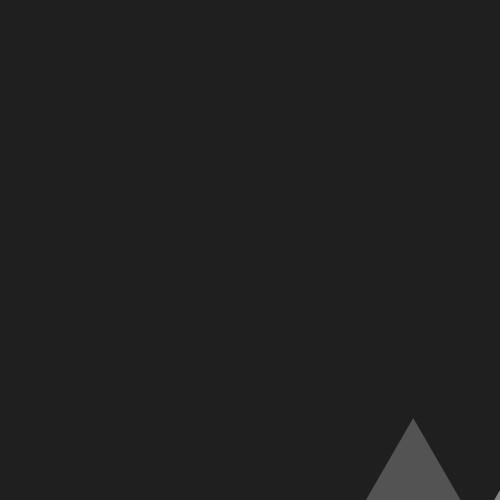
%> input picture imageStiching/segment_1.jpg, 500 x 500 px
$ octave --eval "demo;"   (GNU Octave 9; MATLAB toolbox functions it lacks are replaced by stand-ins)
%> lines starting %> are read from the running program, lines starting %| are printed output that depends on the picture
%> in demo, I1 is the input picture: size 500x500 uint8; min 13, max 142, mean 31.8
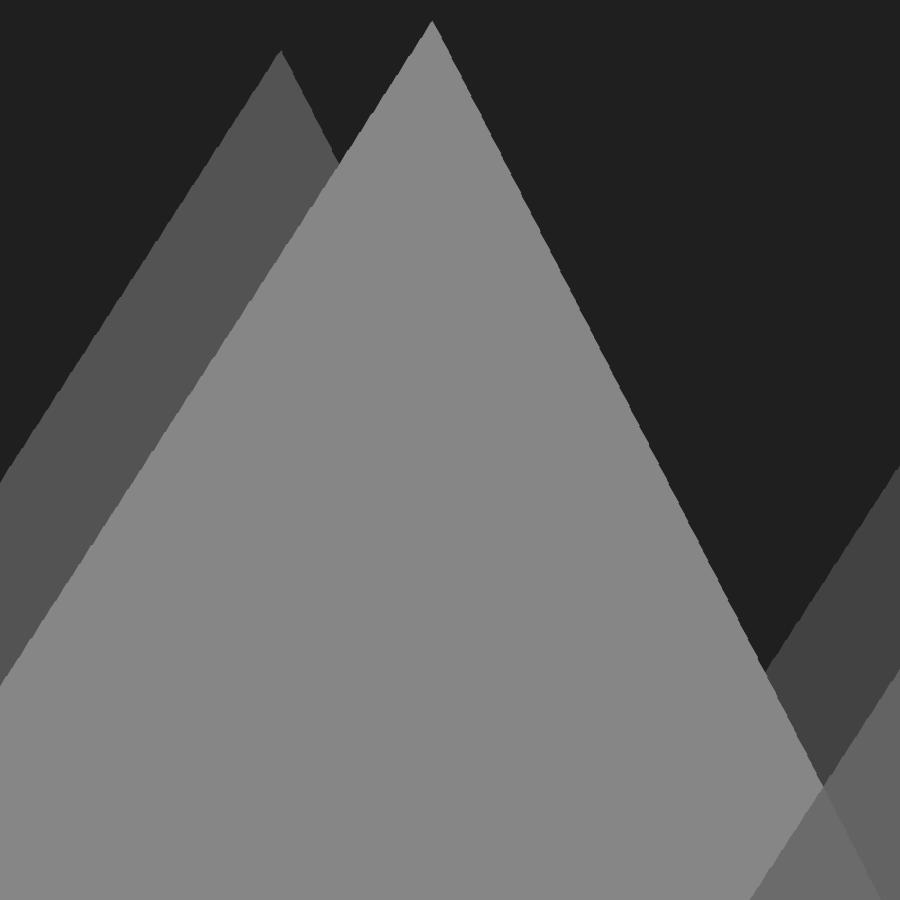
%> input picture imageStiching/segment_2.jpg, 900 x 900 px
%> in demo, I2 is the input picture: size 900x900 uint8; min 10, max 156, mean 91.7
### imageStiching/myDetectHarrisFeatures.m
%Harris Corner Detector
%corners = myDetectHarrisFeatures( I )
%I : MxN grayscale image,double values [0,1]
%corners : Kx2 , every row is the coordinates of a corner
%extracted using Harris Corner Detector
function corners = myDetectHarrisFeatures( I )

I=double(I)/256;%metatroph ths eikonas


[ M , N ]=size( I );
%> M = 500; N = 500

mask=fspecial('prewitt');
dx1=filter2(mask, I ,'same');%orizontia paragwgos
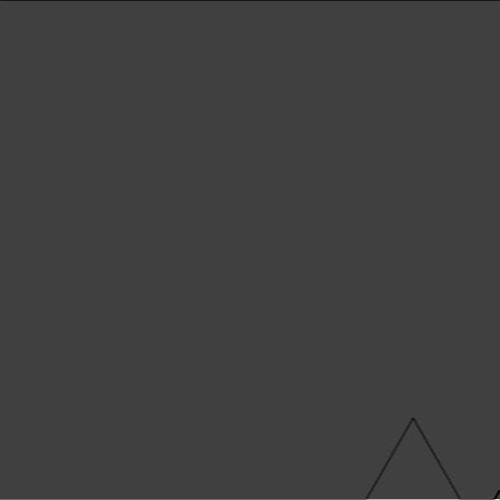
%> dx1: size 500x500 double; min -0.547, max 1.6, mean -0.000254; drawn with min black and max white
dx2=filter2(mask', I ,'same');%katheth
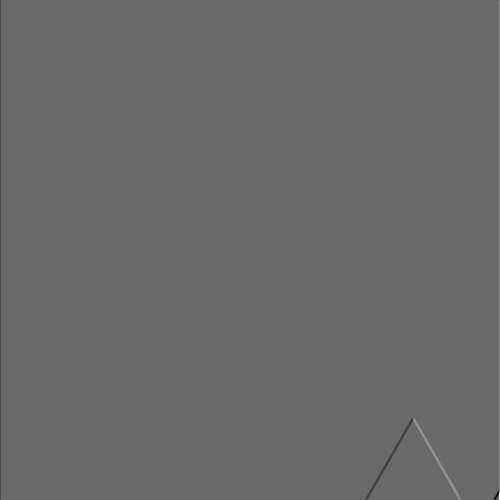
%> dx2: size 500x500 double; min -1.12, max 1.6, mean -4.14e-05; drawn with min black and max white
I11=dx1.*dx1;
I12=dx1.*dx2;
I22=dx2.*dx2;


%gaussian filter
s=1;
Nu=3;
w=fspecial('gaussian',Nu,s);%wighted matrix
%%%%%%%%%%%%%%
k=.06;
%thr=0.00001;%%%%%set1
thr=0.01;%%%%set2 .01

%summations
A=conv2(I11,w,'same');
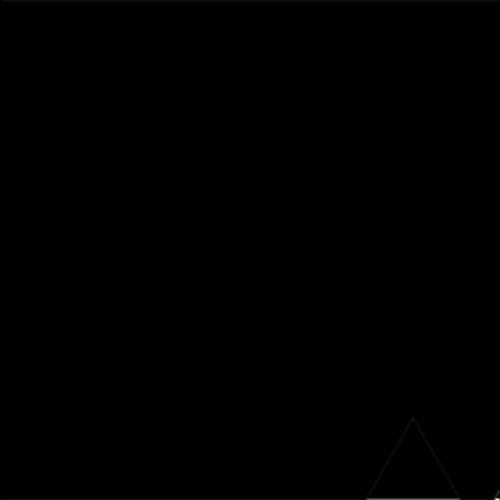
%> A: size 500x500 double; min 0, max 1.12, mean 0.00074; drawn with min black and max white
B=conv2(I12,w,'same');
C=conv2(I22,w,'same');

A=A(11:end-11,11:end-11);
%> A: size 479x479 double
B=B(11:end-11,11:end-11);
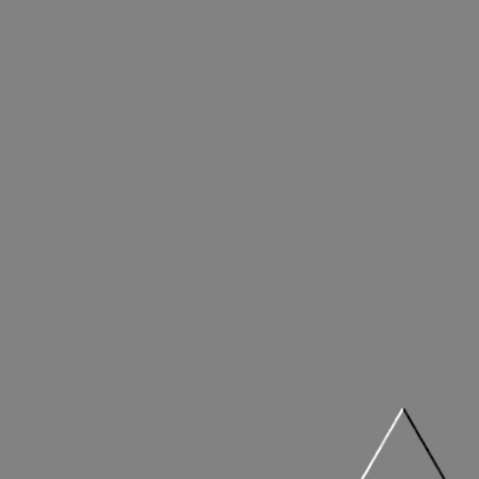
%> B: size 479x479 double; min -0.1, max 0.0963, mean -5.74e-07; drawn with min black and max white
C=C(11:end-11,11:end-11);
%> C: size 479x479 double
% [11 lines of commented-out code are left out]

T=A+C;
D=A.*C - B.*B;
R=D-k*T.*T;

[i,j]=find(R>thr);
%> i = []; j = []
cornersR=[i+11 j+11 R(find(R>thr))];%+11 logw twn akrianwn
%> cornersR = []


corners=[];
%edw lunoume to provlhma thn emfaniseis pollwn suntetagmenwn
%poy praktika antistoixoun se 1 gwnia
%1)vriskoume oles tis poy einai konta se mia gwnia (au8ereto)
%se kapoia apostash
%2)vriskoume poio apo ayta exei ton megalutero suntelesth gwniothtas
%kai ton kratame
%3)diagrafoyme oles tis gwnies se ekeinh thn geitonia
%4)epanalambanoyme mexri na teleiwsoun oi gwnies

while ~isempty(cornersR)%%%
    %o pinakas cornersR periexei oles tis gwnies,akoma kai  aytes poy einai
    %konta

    %vriskoyme oles tis gwnies poy vriskontai konta se kapoia gwnia
    id=rangesearch(cornersR(:,1:2),cornersR(1,1:2),15,'Distance','euclidean');
    id=id{1};
    %anazhtoyme thn gwnia me to  megalutero metro gwniothtas kai thn
    %kratame
    i=find(cornersR(id,3)==max(cornersR(id,3)),1);
    corners=[corners ; cornersR(id(i),1:2)];
    %adeiazoyme ton pikana cornersR
    cornersR(id,:)=[];
end
%> this loop made 0 passes


if isempty(corners)
    return
end

% [7 lines of commented-out code are left out]


end

### imageStiching/extractSurfFeatures.m
%U-SURF descritor
function features = extractSurfFeatures(I,intPoints)
I=double(I)/256;%uni8 to double [0,1]
%I=padarray(I,[11 11]);

%intPoints=intPoints + 11*ones(size(intPoints));

features=zeros(length(intPoints),64);

haar=[-1 -1 ;1 1];

Gs=mat2cell(fspecial('gaussian',20,1),[5 5 5 5],[5 5 5 5]);

%ksekiname na ergazomaste gia kathe
%shmeio endiaferontos

for i=1:length(intPoints)

    splitted=I(intPoints(i,1)-9:intPoints(i,1)+10,...
        intPoints(i,2)-9:intPoints(i,2)+10);%20x20 box gurw apo to int p
    subs=mat2cell(splitted,[5 5 5 5],[5 5 5 5]);%16 5z5 boxes

    for j=1:16%5x5
        temp=subs{j};
        tempindex=4*j-3;

        dx=conv2(temp,haar,'same');
        dy=conv2(temp,haar','same');

        %dx=dx.*Gs{j};
        %dy=dy.*Gs{j};


        a=sum(sum(dx));
        b=sum(sum(dy));
        c=sum(sum(abs(dx)));
        d=sum(sum(abs(dy)));

        features(i,tempindex:tempindex+3)=[a b c d];
    end

end


end

### imageStiching/possiblePairs.m
%
function R = possiblePairs( features1 , features2 )
%thr=.1;%%set1
%thr=1;%%set2


R=[];

for i=1:size(features1,1)
    thr=immse(features1(i,:),features2(1,:));
    min=[];
    for j=1:size(features2,1)
        if immse(features1(i,:),features2(j,:))<thr
            min=[i j];
            thr=immse(features1(i,:),features2(j,:));
        end
    end
    R=[R;min];
end


end

### imageStiching/demo.m
function demo

cd('./set_2');
I1=imread('segment_1.JPG');
I1=rgb2gray(I1);

I2=imread('segment_2.JPG');
I2=rgb2gray(I2);
cd('..');
tic

c1=myDetectHarrisFeatures(I1);
%> c1 = []
c2=myDetectHarrisFeatures(I2);
%> in myDetectHarrisFeatures (call 2), `I12=dx1.*dx2;`:
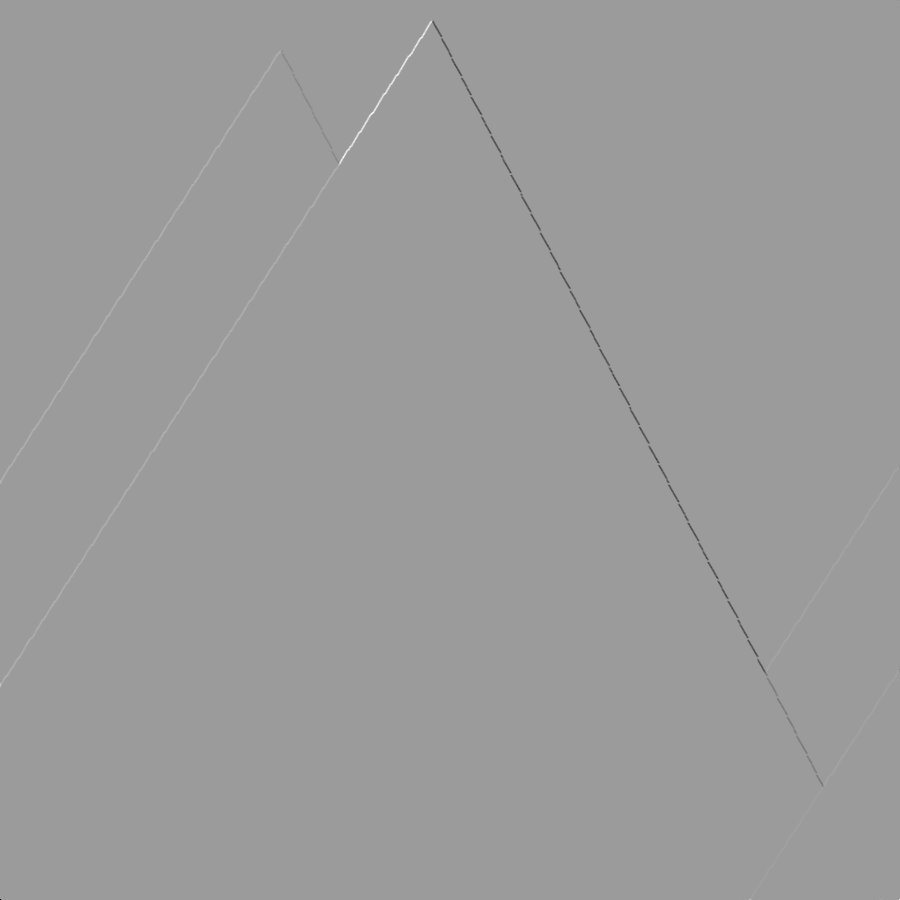
%> I12: size 900x900 double; min -1.1, max 0.7, mean -0.000251; drawn with min black and max white
%> in myDetectHarrisFeatures (call 2), `[i,j]=find(R>thr);`: i = [153; 154; 152; 153; 12; 13; 14; 11; 12; 13; 14]; j = [329; 329; 330; 330; 422; 422; 422; 423; 423; 423; 423]
%> in myDetectHarrisFeatures (call 2), `cornersR=[i+11 j+11 R(find(R>thr))];`: cornersR = [164 340 0.0176; 165 340 0.0129; 163 341 0.0164; 164 341 0.025; 23 433 0.024; 24 433 0.0399; 25 433 0.0166; 22 434 0.0169; 23 434 0.0728; 24 434 0.0864; 25 434 0.0276]
%> the loop in myDetectHarrisFeatures (call 2), `while ~isempty(cornersR)` made 2 passes
%> (id, i, corners) on passes 1 to 2: ([1 2 4 3], 3, [164 341]), ([1 2 5 4 6 3 7], 5, [164 341; 24 434])
%> c2 = [164 341; 24 434]

f1=extractSurfFeatures(I1,c1);
%> f1 = []
f2=extractSurfFeatures(I2,c2);
%> the loop in extractSurfFeatures (call 2), `for i=1:length(intPoints)` made 2 passes
%> pass 2, in extractSurfFeatures (call 2), `splitted=I(intPoints(i,1)-9:intPoints(i,1)+10, intPoints(i,2)-9:intPoi..`:
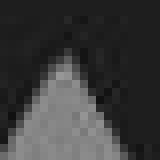
%> splitted: size 20x20 double (shown 8 times larger); min 0.0664, max 0.594, mean 0.233
%> after the loop in extractSurfFeatures (call 2), `for i=1:length(intPoints)`: features = 64 columns, first 8: [2.01 2.91 3.84 3.16 2.93 2.92 2.95 2.95; 1.09 1.09 1.24 1.18 1.16 1.13 1.31 1.31]
%> f2 has the same summary as features in extractSurfFeatures


R=possiblePairs(f1,f2);
%> R = []


toc

figure(1);
imshow(I1);
hold on;
plot(c1(unique(R(:,1)),2),c1(unique(R(:,1)),1),'ro')
%> (this line was passed over: plot is not available in this run)
hold off;

figure(2);
imshow(I2);
hold on;
plot(c2(unique(R(:,2)),2),c2(unique(R(:,2)),1),'ro')
%> (this line was passed over: plot is not available in this run)
hold off;

end
